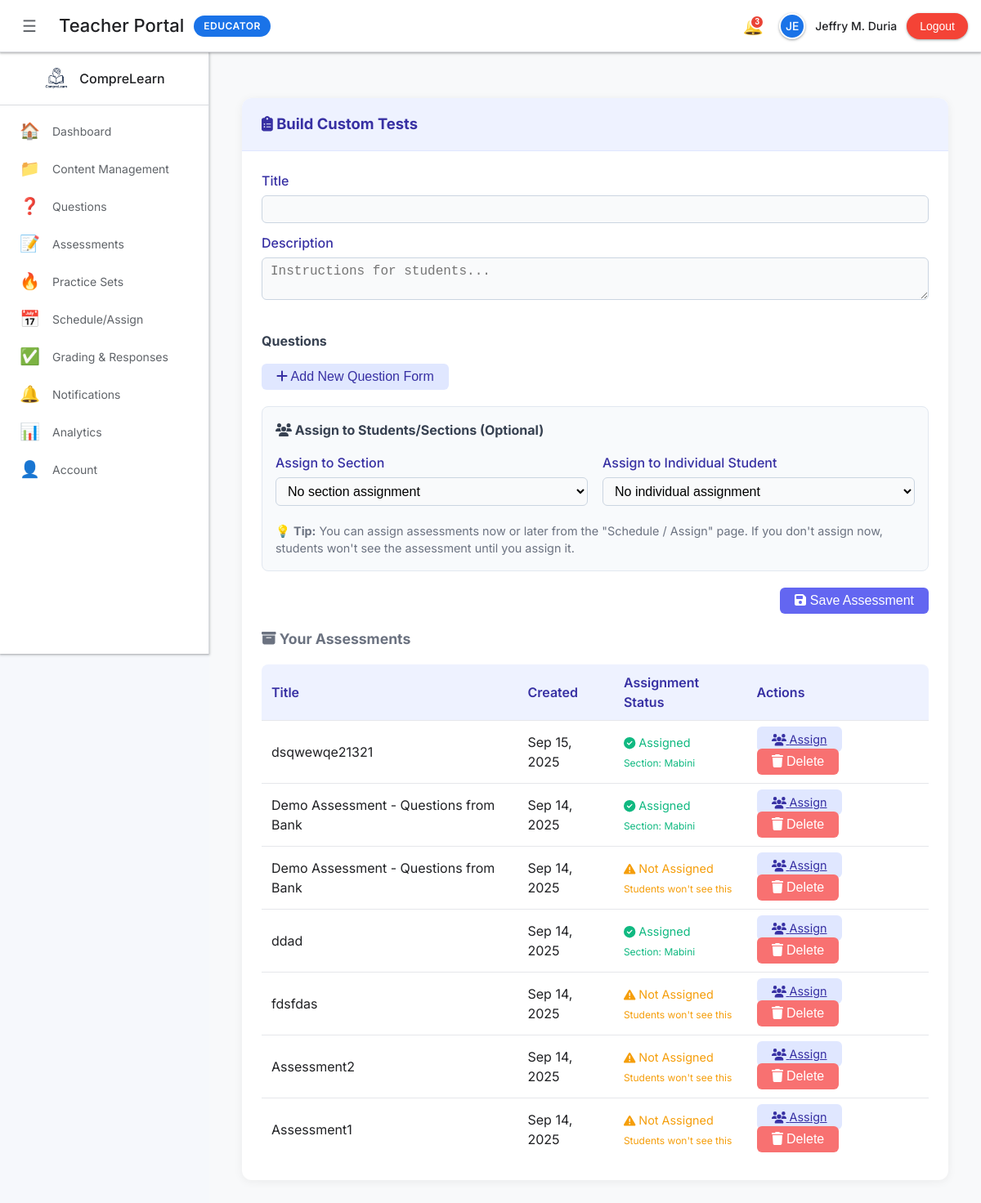
The page /Teacher/teacher_assessments.php (signed in) on the database its author committed.
### tables this page shows
CREATE TABLE `assessments` (
  `id` int(11) NOT NULL,
  `teacher_id` int(11) NOT NULL,
  `title` varchar(255) NOT NULL,
  `description` text DEFAULT NULL,
  `theme_settings` longtext DEFAULT NULL CHECK (json_valid(`theme_settings`)),
  `related_material_id` int(11) DEFAULT NULL,
  `created_at` timestamp NOT NULL DEFAULT current_timestamp(),
  `updated_at` timestamp NOT NULL DEFAULT current_timestamp() ON UPDATE current_timestamp()
);

### Teacher/includes/teacher_init.php (called while the page is built, shortened)
<?php
$teacherId = (int)($_SESSION['teacher_id'] ?? 0);
function h($v) { return htmlspecialchars((string)$v, ENT_QUOTES, 'UTF-8'); }
?>

### Teacher/teacher_assessments.php (the view, shortened to what this page needs)
<?php
require_once __DIR__ . '/includes/teacher_init.php';
require_once __DIR__ . '/includes/teacher_layout.php';
$assessments = $conn->query("
    SELECT a.*,
           COUNT(aa.id) as assignment_count,
           GROUP_CONCAT(DISTINCT s.name SEPARATOR ', ') as assigned_sections,
           GROUP_CONCAT(DISTINCT st.name SEPARATOR ', ') as assigned_students
    FROM assessments a
    LEFT JOIN assessment_assignments aa ON aa.assessment_id = a.id
    LEFT JOIN sections s ON aa.section_id = s.id
    LEFT JOIN students st ON aa.student_id = st.id
    WHERE a.teacher_id = $teacherId
    GROUP BY a.id
    ORDER BY a.created_at DESC
");
?>
<div class="container">
    <div class="card">
        <div class="card-header"><strong><i class="fas fa-clipboard-list"></i> Build Custom Tests</strong></div>
        <div class="card-body">
            <form method="POST">
                <label>Title</label>
                <input type="text" name="title" required>
                <label>Description</label>
                <textarea name="description" placeholder="Instructions for students..."></textarea>
                <div style="margin: 20px 0;">
                    <h4 style="margin: 0 0 16px 0; color: #374151;">Questions</h4>
                    <div style="margin: 16px 0;">
                        <button type="button" class="btn btn-secondary" id="addQuestionBtn"><i class="fas fa-plus"></i> Add New Question Form</button>
                    </div>
                </div>
                <div style="margin: 20px 0; padding: 16px; background: #f8fafc; border-radius: 8px; border: 1px solid #e2e8f0;">
                    <h4 style="margin: 0 0 16px 0; color: #374151;"><i class="fas fa-users"></i> Assign to Students/Sections (Optional)</h4>
                    <div class="grid grid-2">
                        <div>
                            <label>Assign to Section</label>
                            <select name="assign_section_id">
                                <option value="">No section assignment</option>
                            </select>
                        </div>
                        <div>
                            <label>Assign to Individual Student</label>
                            <select name="assign_student_id">
                                <option value="">No individual assignment</option>
                            </select>
                        </div>
                    </div>
                    <p style="margin: 8px 0 0 0; font-size: 0.9em; color: #6b7280;">
                        💡 <strong>Tip:</strong> You can assign assessments now or later from the "Schedule / Assign" page.
                        If you don't assign now, students won't see the assessment until you assign it.
                    </p>
                </div>
                <div style="text-align:right;">
                    <button class="btn btn-primary" type="submit" onclick="prepareFormSubmission()"><i class="fas fa-save"></i> Save Assessment</button>
                </div>
            </form>
            <h3 class="muted" style="margin-top:18px;"><i class="fas fa-archive"></i> Your Assessments</h3>
            <table>
                <thead><tr><th>Title</th><th>Created</th><th>Assignment Status</th><th>Actions</th></tr></thead>
                <tbody>
                <?php if ($assessments && $assessments->num_rows > 0): while ($a = $assessments->fetch_assoc()): ?>
                    <tr>
                        <td><?php echo h($a['title']); ?></td>
                        <td><?php echo h(date('M j, Y', strtotime($a['created_at']))); ?></td>
                        <td>
                            <?php if ($a['assignment_count'] > 0): ?>
                                <span style="color: #10b981; font-size: 0.9em;">
                                    <i class="fas fa-check-circle"></i> Assigned
                                    <?php if ($a['assigned_sections']): ?>
                                        <br><small>Section: <?php echo h($a['assigned_sections']); ?></small>
                                    <?php endif; ?>
                                </span>
                            <?php else: ?>
                                <span style="color: #f59e0b; font-size: 0.9em;">
                                    <i class="fas fa-exclamation-triangle"></i> Not Assigned
                                    <br><small>Students won't see this</small>
                                </span>
                            <?php endif; ?>
                        </td>
                        <td>
                            <a href="teacher_schedule.php" class="btn btn-secondary" style="margin-right: 8px; font-size: 0.9em;">
                                <i class="fas fa-users"></i> Assign
                            </a>
                            <form method="POST" style="display:inline-block;" onsubmit="return confirm('Delete this assessment?');">
                                <button class="btn btn-danger" type="submit"><i class="fas fa-trash"></i> Delete</button>
                            </form>
                        </td>
                    </tr>
                <?php endwhile; else: ?>
                    <tr><td colspan="4">No assessments yet.</td></tr>
                <?php endif; ?>
                </tbody>
            </table>
        </div>
    </div>
</div>

### Teacher/includes/teacher_layout.php (style rules this page uses)
:root { --primary: #1a73e8; --primary-dark: #1557b0; --secondary: #34a853; --accent: #ea4335; --warning: #fbbc04; --purple: #9c27b0; --teal: #00bcd4; --success: #4caf50; --error: #f44336; --bg-primary: #ffffff; --bg-secondary: #f8f9fa; --bg-tertiary: #e8f0fe; --text-primary: #202124; --text-secondary: #5f6368; --text-muted: #9aa0a6; --border: #dadce0; --shadow-sm: 0 1px 2px 0 rgba(60,64,67,.3), 0 1px 3px 1px rgba(60,64,67,.15); --shadow-md: 0 1px 2px 0 rgba(60,64,67,.3), 0 2px 6px 2px rgba(60,64,67,.15); --shadow-lg: 0 2px 4px 0 rgba(60,64,67,.3), 0 4px 8px 3px rgba(60,64,67,.15); --shadow-xl: 0 4px 8px 0 rgba(60,64,67,.3), 0 8px 16px 4px rgba(60,64,67,.15); }
* { box-sizing: border-box; }
body { font-family: 'Inter', -apple-system, BlinkMacSystemFont, 'Segoe UI', Roboto, sans-serif; background: var(--bg-secondary); margin: 0; color: var(--text-primary); line-height: 1.5; }

### Teacher/teacher_assessments.php (style rules this page uses)
body { background: #f6f8fc; }
.container { max-width: 900px; margin: 32px auto; padding: 0 16px; }
.card { background: #fff; border-radius: 12px; box-shadow: 0 2px 12px rgba(0,0,0,0.06); margin-bottom: 32px; padding: 0; }
.card-header { background: #eef2ff; padding: 18px 24px; border-radius: 12px 12px 0 0; font-size: 1.15rem; font-weight: 600; color: #3730a3; border-bottom: 1px solid #e0e7ff; }
.card-body { padding: 24px; }
.btn { border: none; border-radius: 6px; padding: 7px 18px; font-size: 1rem; cursor: pointer; transition: background 0.2s; }
.btn-primary { background: #6366f1; color: #fff; }
.btn-secondary { background: #e0e7ff; color: #3730a3; }
.btn-danger { background: #f87171; color: #fff; }
input[type="text"], select, textarea { border: 1px solid #cbd5e1; border-radius: 6px; padding: 7px 10px; font-size: 1rem; margin-top: 4px; margin-bottom: 12px; width: 100%; box-sizing: border-box; background: #f9fafb; }
label { font-weight: 500; color: #3730a3; margin-bottom: 2px; display: block; }
.grid { display: grid; gap: 18px; }
.grid-2 { grid-template-columns: repeat(2, 1fr); }
table { width: 100%; border-collapse: collapse; margin-top: 18px; background: #fff; border-radius: 8px; overflow: hidden; }
th, td { padding: 10px 12px; border-bottom: 1px solid #e5e7eb; text-align: left; }
th { background: #eef2ff; color: #3730a3; font-weight: 600; }
tr:last-child td { border-bottom: none; }
.muted { color: #6b7280; font-size: 1.1rem; margin-bottom: 8px; }

### rows shown on the page
assessments: title "dsqwewqe21321", created_at "Sep 15, 2025", assigned_sections "Mabini"
assessments: title "Demo Assessment - Questions from Bank", created_at "Sep 14, 2025", assigned_sections "Mabini"
assessments: title "Demo Assessment - Questions from Bank", created_at "Sep 14, 2025", shows "Not Assigned"
assessments: title "ddad", created_at "Sep 14, 2025", assigned_sections "Mabini"
assessments: title "fdsfdas", created_at "Sep 14, 2025", shows "Not Assigned"
assessments: title "Assessment2", created_at "Sep 14, 2025", shows "Not Assigned"
assessments: title "Assessment1", created_at "Sep 14, 2025", shows "Not Assigned"

### other values the page prints
substr($_SESSION['teacher_name'],0,2) "JE"
$_SESSION['teacher_name'] "Jeffry M. Duria"
